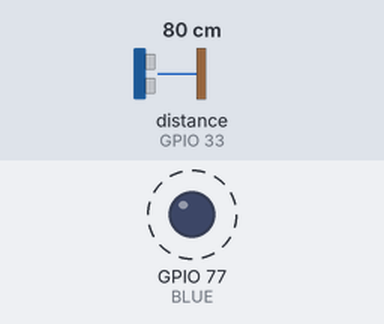
Recording of a sketch running on a simulated ESP32. On the bench: output pins drawn as LEDs (lit = HIGH). Wiring (inferred from the names in the program): ultrasonic range finder: trigger GPIO 32; echo GPIO 33. Dashed ring = blinking. Inputs (shaded band) come from the test bench; at power-on: distance to the obstacle (sensor on GPIO 33) 80 cm. The echo pulse lasts 58.3 µs per cm; pins used as bus, display or sensor lines are not drawn; what the sketch prints to the serial monitor is not drawn.

Above: at 1.5 s.
Timing chart, 0 to 5.6 s (numbered marks = the images above):
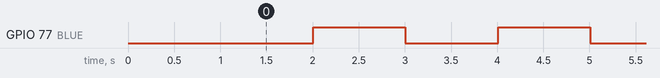

The sketch:

In_Class_Ultrasonic_Demo.ino
```cpp
/*
 * HC-SR04 Ultrasonic Distance Sensor Example
 * Demonstrates sensing distance with the HC-SR04 using Texas Instruments LaunchPads.
 *
 * Created by Frank Milburn 5 Jun 2015, Released into the public domain.
 * Modified by James Conrad 2 Mar 2021
 *
 */

 const int trigPin = 32;    // This is Port Pin 3.5 on the MSP432 Launchpad
 const int echoPin = 33;    // This is Port Pin 5.1 on the MSP432 Launchpad
 #define BLUE 77            // Define BLUE of the tri-color LED as pin 77

void setup() {
  pinMode(trigPin, OUTPUT);
  pinMode(echoPin, INPUT);
  pinMode(BLUE, OUTPUT);      // Blue LED
  Serial.begin(9600);
  delay(1000);                // Allow the serial monitor to settle. Make sure to turn the monitor on! (Tools)
  Serial.println("Starting HC-SR04 Test...");

}

void loop() {
  float pulseLength, centimeters;

  digitalWrite(trigPin, LOW);                   // send low to get a clean pulse
  delayMicroseconds(10);                        // let it settle
  digitalWrite(trigPin, HIGH);                  // send high to trigger device
  delayMicroseconds(10);                        // let it settle
  digitalWrite(trigPin, LOW);                   // send low to get a clean pulse
  delayMicroseconds(10);                        // let it settle

  pulseLength = pulseIn(echoPin, HIGH);         // measure pulse coming back
  centimeters = pulseLength / 58;

  delay(1000);
  digitalWrite(BLUE, HIGH);                     // turn the RBG (BLUE) LED on (HIGH is the v level)

  if((centimeters > 0) && (centimeters <= 400)){

     Serial.print("Distance = ");
      Serial.print("       ");
      Serial.print(centimeters);
      Serial.println(" centimeters");
      delay(1000);
      digitalWrite(BLUE, LOW);                      // turn the RBG (BLUE) LED off (LOW is the v level)

}
}
```

Measured:
- by itself, GPIO 77 (BLUE): alternates HIGH for 1.0 s and LOW for 1.0 s
